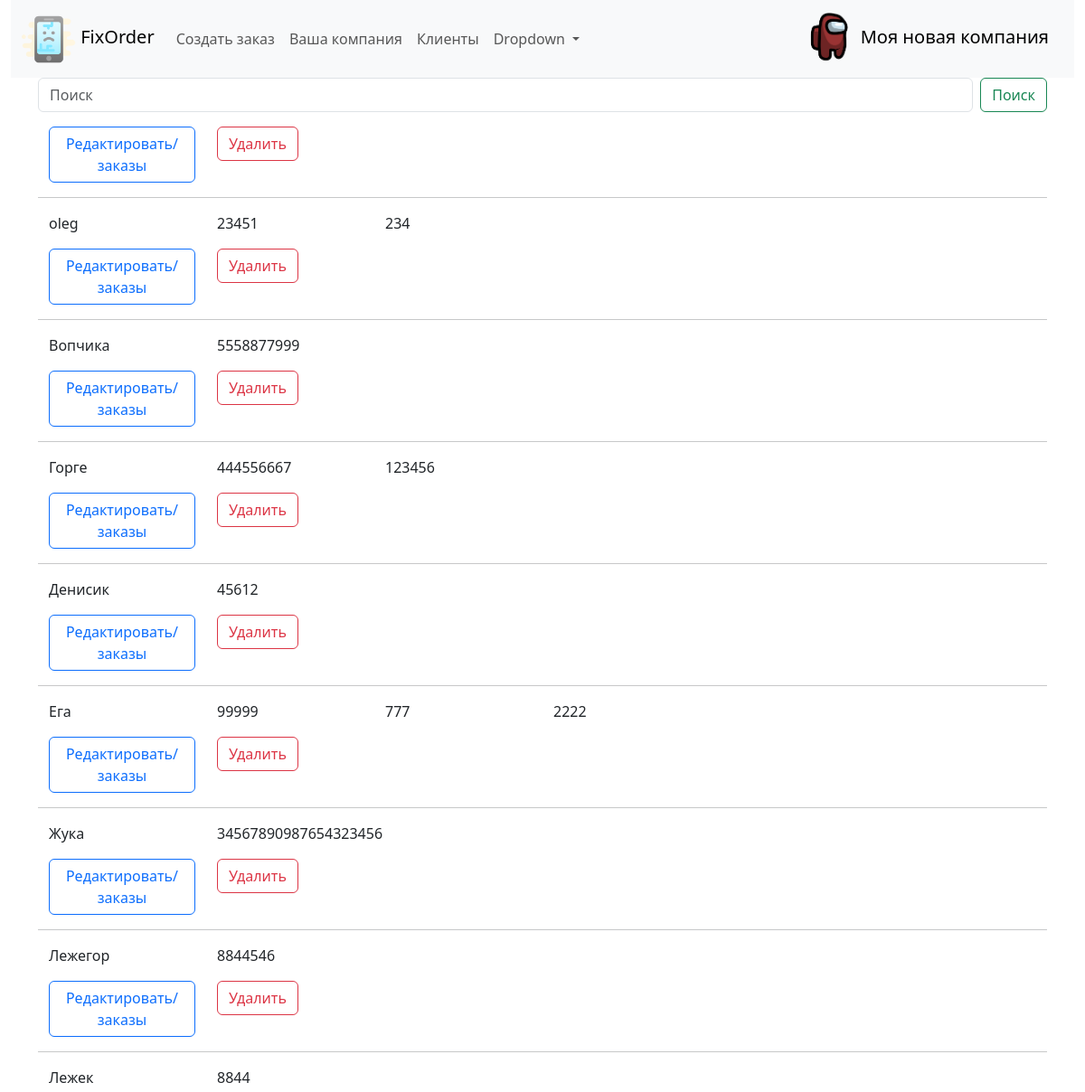
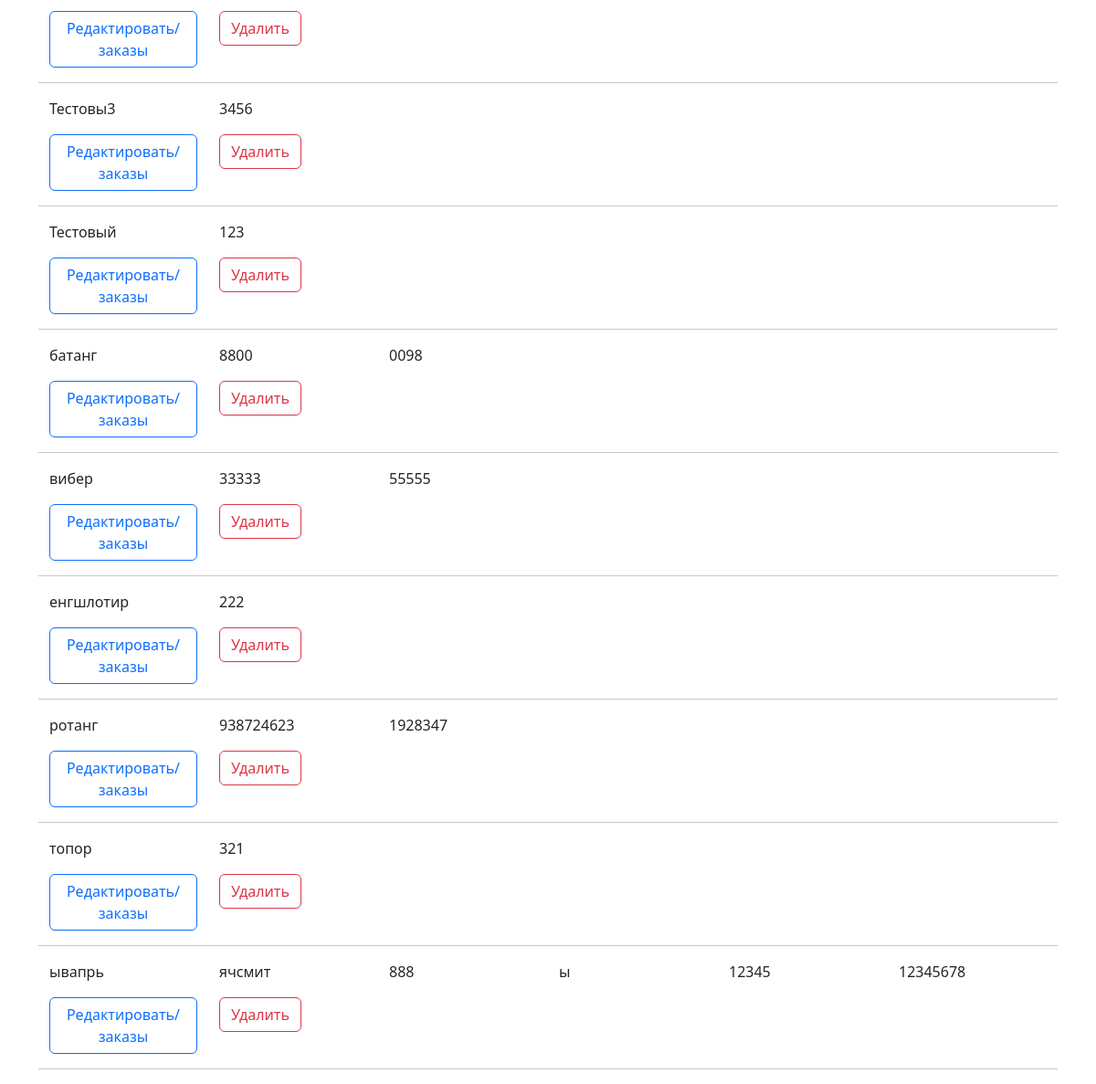
The page /clientlist/ on the database as committed earlier (2 pictures, top to bottom).
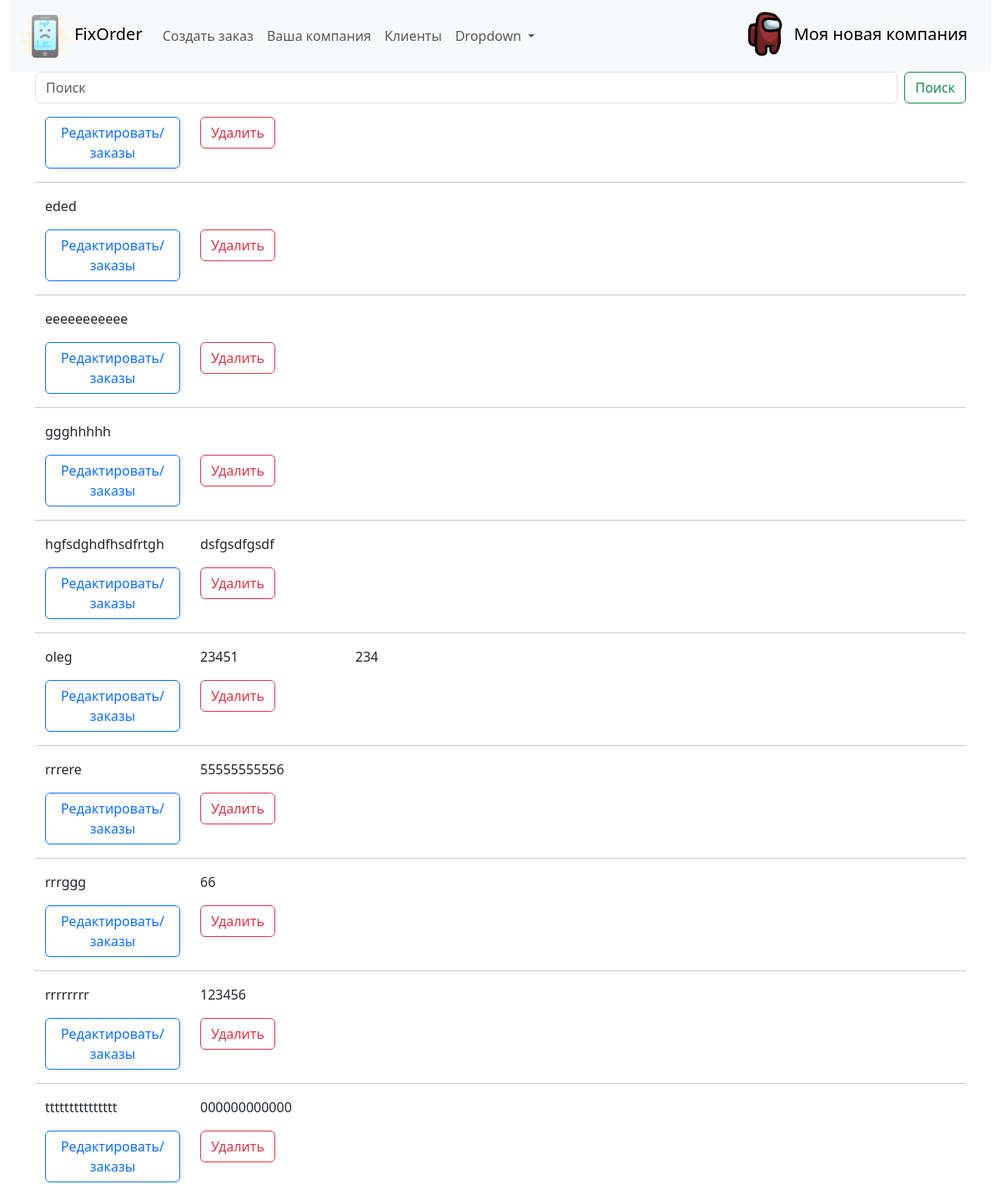
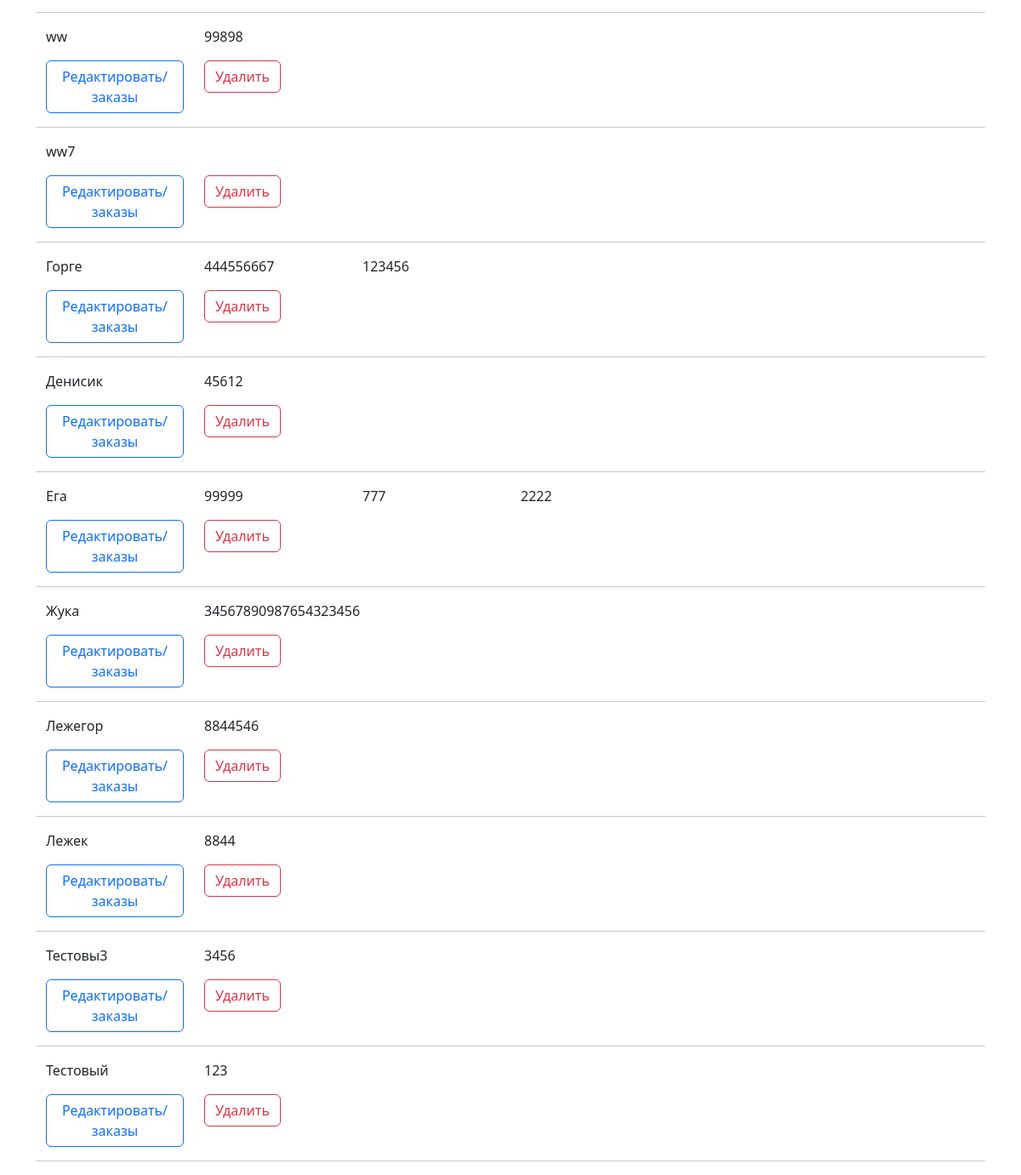
The same page on the database as committed later (2 pictures, top to bottom).
### fixorder/models.py (models this page shows, shortened)
class Client(models.Model):
    name = models.CharField(max_length=255, unique=True, db_index=True, verbose_name='ФИО клиента') #unique=True,
    phone = models.CharField(max_length=20, db_index=True, verbose_name='Контактный номер')
    phone1 = models.CharField(max_length=20, db_index=True, blank=True, null=True, verbose_name='Дополнительный номер')
    telegram = models.CharField(max_length=40, blank=True, null=True, verbose_name='Telegram клиента')
    viber = models.CharField(max_length=20, blank=True, null=True, verbose_name='Viber клиента')
    whatsapp = models.CharField(max_length=20, blank=True, null=True, verbose_name='Whattsapp клиента')
    class Meta:
        verbose_name = 'Клиенты'
        verbose_name_plural = 'Клиенты'
        ordering = ['name']
        indexes = [models.Index(fields=['name'])
                   ]
    def get_absolute_url(self):
        return reverse('editclient', kwargs={'pk': self.pk})

### fixorder/views.py (the view)
# urls.py: path('clientlist/', views.Show_clientlist.as_view(), name='clientlist'),
class Show_clientlist(ListView):
    model = Client
    template_name = 'fixorder/clientlist.html'
    context_object_name = 'my_clients'
    paginate_by =20
    extra_context = {'title': 'Клиенты', 'header': 'Список клиентов'}
    def get_queryset(self):
        query = self.request.GET.get('q')
        if query:
            query = query.replace("\\","")
            return Client.objects.all().exclude(id=1).filter(
                Q(phone__iregex=query) | Q(name__iregex=query) | Q(
                    telegram__iregex=query) | Q(phone1__iregex=query))  # для PosgreSQL можно использовать __icontains
        return super().get_queryset().exclude(id=1)

### fixorder/templatetags/fixorder_tags.py (called while the page is built)
@register.simple_tag
def logo_url():
    return static('img/logo.png')

@register.simple_tag
def get_company_name():
    return Company.objects.get(pk=1).brand_name

### fixorder/templates/fixorder/clientlist.html (shortened to what this page needs)
{% extends 'fixorder/base.html' %}
{% block content %}
      <form class="d-flex" role="search" method='GET'>
        <input class="form-control me-2" type="search" placeholder="Поиск" aria-label="Search" name='q' value='{{ request.GET.q }}'>
          <button class="btn btn-outline-success" type="submit">Поиск</button>
      </form>
    {% for myc in my_clients %}
<li class="list-group-item">
    <div class="container">
        <div class="row">
            <div class="col-2">{{ myc.name }}</div>
            <div class="col-2">{{ myc.phone }}</div>
            {% if myc.phone1 %}
                <div class="col-2">{{ myc.phone1 }}</div>
            {% endif %}
            {% if myc.telegram %}
                <div class="col-2">{{ myc.telegram }}</div>
            {% endif %}
            {% if myc.viber %}
                <div class="col-2">{{ myc.viber }}</div>
            {% endif %}
            {% if myc.whatsapp %}
                <div class="col-2">{{ myc.whatsapp }}</div>
            {% endif %}
            <p>
            <div class="col-2">
                <a href="{{ myc.get_absolute_url }}" class="btn btn-outline-primary">Редактировать/заказы</a>
            </div>
            <div class="col-2">
                <a href="{% url 'deleteclient' myc.pk %}" class="btn btn-outline-danger">Удалить</a>
            </div>
            </p>
             <hr>
        </div>
    </div>
</li>
{% endfor %}
{% endblock content %}

Rows that differ between the two databases and show on the page:
no longer on this page (row unchanged): Client: name "батанг", phone "8800", whatsapp "0098"
no longer on this page (row unchanged): Client: name "вибер", phone "33333", whatsapp "55555"
no longer on this page (row unchanged): Client: name "енгшлотир", phone "222"
no longer on this page (row unchanged): Client: name "ротанг", phone "938724623", whatsapp "1928347"
no longer on this page (row unchanged): Client: name "топор", phone "321"
no longer on this page (row unchanged): Client: name "ывапрь", phone "ячсмит", phone1 "888", telegram "ы", viber "12345", whatsapp "12345678"
added Client: name "eded"
added Client: name "eeeeeeeeeee"
added Client: name "ggghhhhh"
added Client: name "hgfsdghdfhsdfrtgh", phone "dsfgsdfgsdf"
added Client: name "rrrere", phone "55555555556"
added Client: name "rrrggg", phone "66"
added Client: name "rrrrrrrr", phone "123456"
added Client: name "ttttttttttttttt", phone "000000000000"
added Client: name "ww", phone "99898"
changed Client (number 12 of 20 on the later page): name "Вопчикa" → "ww7"; phone "5558877999" → (not shown)
